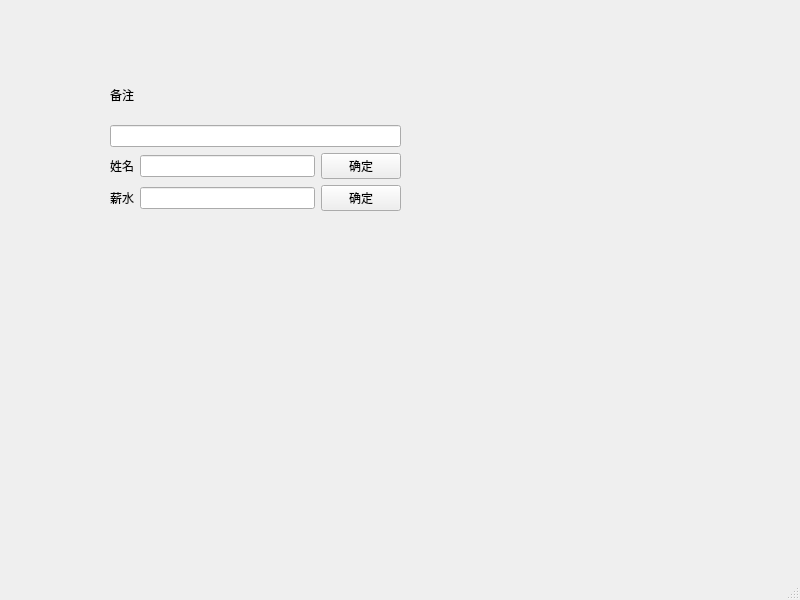
<?xml version="1.0" encoding="UTF-8"?>
<ui version="4.0">
 <class>MainWindow</class>
 <widget class="QMainWindow" name="MainWindow">
  <property name="geometry">
   <rect>
    <x>0</x>
    <y>0</y>
    <width>800</width>
    <height>600</height>
   </rect>
  </property>
  <property name="windowTitle">
   <string>MainWindow</string>
  </property>
  <widget class="QWidget" name="centralwidget">
   <widget class="QWidget" name="">
    <property name="geometry">
     <rect>
      <x>110</x>
      <y>70</y>
      <width>291</width>
      <height>141</height>
     </rect>
    </property>
    <layout class="QVBoxLayout" name="verticalLayout">
     <item>
      <widget class="QLabel" name="label">
       <property name="text">
        <string>备注</string>
       </property>
      </widget>
     </item>
     <item>
      <widget class="QLineEdit" name="lineEdit"/>
     </item>
     <item>
      <layout class="QHBoxLayout" name="horizontalLayout">
       <item>
        <widget class="QLabel" name="label_2">
         <property name="text">
          <string>姓名</string>
         </property>
        </widget>
       </item>
       <item>
        <widget class="QLineEdit" name="lineEdit_2"/>
       </item>
       <item>
        <widget class="QPushButton" name="pushButton">
         <property name="text">
          <string>确定</string>
         </property>
        </widget>
       </item>
      </layout>
     </item>
     <item>
      <layout class="QHBoxLayout" name="horizontalLayout_2">
       <item>
        <widget class="QLabel" name="label_3">
         <property name="text">
          <string>薪水</string>
         </property>
        </widget>
       </item>
       <item>
        <widget class="QLineEdit" name="lineEdit_3"/>
       </item>
       <item>
        <widget class="QPushButton" name="pushButton_2">
         <property name="text">
          <string>确定</string>
         </property>
        </widget>
       </item>
      </layout>
     </item>
    </layout>
   </widget>
  </widget>
  <widget class="QMenuBar" name="menubar">
   <property name="geometry">
    <rect>
     <x>0</x>
     <y>0</y>
     <width>800</width>
     <height>23</height>
    </rect>
   </property>
  </widget>
  <widget class="QStatusBar" name="statusbar"/>
 </widget>
 <resources/>
 <connections/>
</ui>
